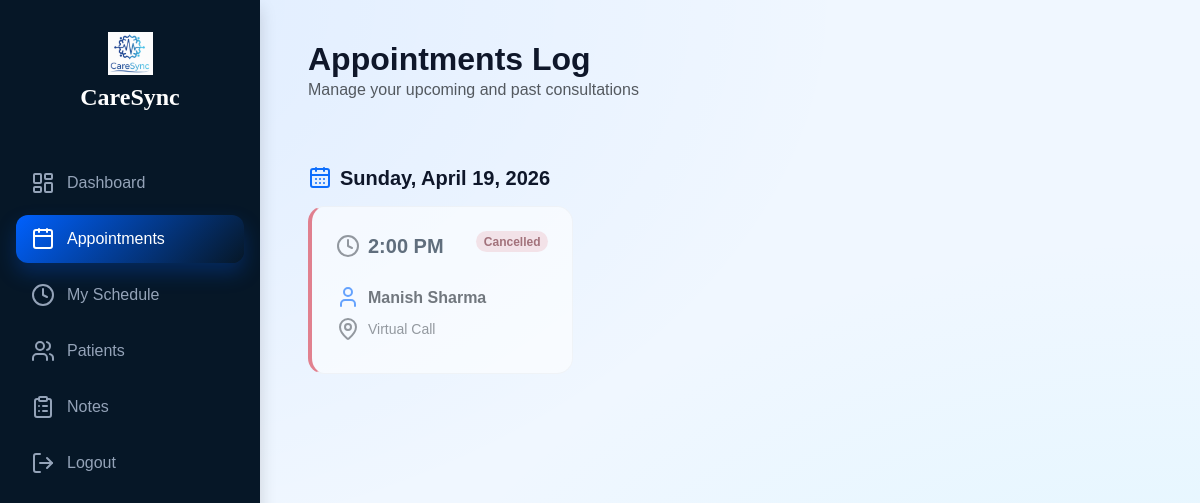
Screenshot of /appointment_scheduling/appointments.php (signed in) with the database file from the repository.
### tables this page shows
CREATE TABLE `appointments` (
  `id` int(11) NOT NULL,
  `patient_code` int(11) NOT NULL COMMENT 'References users.id where role=patient',
  `doctor_code` int(11) NOT NULL COMMENT 'References users.id where role=doctor',
  `slot_id` int(11) DEFAULT NULL,
  `reason` text DEFAULT NULL,
  `start_time` datetime DEFAULT NULL,
  `end_time` datetime DEFAULT NULL,
  `location` varchar(100) DEFAULT NULL,
  `status` varchar(20) DEFAULT 'confirmed',
  `created_at` timestamp NOT NULL DEFAULT current_timestamp(),
  `updated_at` timestamp NOT NULL DEFAULT current_timestamp() ON UPDATE current_timestamp()
);

CREATE TABLE `time_slots` (
  `id` int(11) NOT NULL,
  `doctor_code` int(11) NOT NULL COMMENT 'References users.id where role=doctor',
  `start_time` datetime NOT NULL,
  `end_time` datetime NOT NULL,
  `status` varchar(20) DEFAULT 'available',
  `location` varchar(100) DEFAULT NULL,
  `capacity` int(11) DEFAULT 1,
  `booked_count` int(11) DEFAULT 0
);

CREATE TABLE `users` (
  `id` int(11) NOT NULL,
  `name` varchar(50) NOT NULL,
  `email` varchar(50) NOT NULL,
  `password` varchar(255) NOT NULL,
  `role` varchar(50) NOT NULL,
  `reset_token` varchar(255) DEFAULT NULL,
  `token_expiry` datetime DEFAULT NULL,
  `patient_code` varchar(20) DEFAULT NULL,
  `doctor_code` varchar(20) DEFAULT NULL,
  `attendee_code` varchar(50) DEFAULT NULL
);

### appointment_scheduling/appointments.php (the view, shortened to what this page needs)
<?php
require_once '../dbconnect.php';
if (!function_exists('connectDB')) {
    function connectDB() {
        global $conn;
        return $conn;
    }
}
$conn = connectDB();
$user_id = $_SESSION['user_id'];
$role = $_SESSION['role'];
$appointments = [];
try {
    if ($role === 'doctor') {
        $query = "SELECT a.id, a.status, a.patient_code, a.reason, a.slot_id, u.name as username, t.start_time, t.end_time, t.location, t.doctor_code
            FROM appointments a JOIN time_slots t ON a.slot_id = t.id JOIN users u ON a.patient_code = u.id
            WHERE t.doctor_code = ? ORDER BY t.start_time DESC LIMIT 50";
    } else {
        $query = "SELECT a.id, a.status, a.patient_code, a.reason, a.slot_id, u.name as username, t.start_time, t.end_time, t.location, t.doctor_code
            FROM appointments a JOIN time_slots t ON a.slot_id = t.id JOIN users u ON t.doctor_code = u.id
            WHERE a.patient_code = ? ORDER BY t.start_time DESC LIMIT 50";
    }
    $stmt = $conn->prepare($query);
    $stmt->bind_param("i", $user_id);
    $stmt->execute();
    $result = $stmt->get_result();
    while ($row = $result->fetch_assoc()) {
        $date = date('Y-m-d', strtotime($row['start_time']));
        $appointments[$date][] = $row;
    }
} catch (Exception $e) {
    $error_message = "Error fetching appointments: " . $e->getMessage();
}
?>
<!DOCTYPE html>
<html lang="en">
<head>
    <link rel="stylesheet" href="../Bootstrap/bootstrap.min.css">
    <link rel="stylesheet" href="../styles/<?php echo $role === 'doctor' ? 'doctor' : 'patient'; ?>_dashboard.css?v=<?php echo time(); ?>">
</head>
<body>
    <div class="sidebar shadow">
        <div class="text-center mb-5">
            <img src="../Assets/CareSyncLogo.png" width="45" alt="Logo">
            <h4 class="text-white fw-bold mt-2" style="font-family: 'Custom';">CareSync</h4>
        </div>
        <nav class="nav flex-column">
        <?php if ($role === 'doctor'): ?>
            <a class="nav-link" href="../Doctor/doctor_dashboard.php"><i data-lucide="layout-dashboard"></i> <span>Dashboard</span></a>
            <a class="nav-link active" href="appointments.php"><i data-lucide="calendar"></i> <span>Appointments</span></a>
            <a class="nav-link" href="../Doctor/manage_schedule.php"><i data-lucide="clock"></i> <span>My Schedule</span></a>
            <a class="nav-link" href="#"><i data-lucide="users"></i> <span>Patients</span></a>
            <a class="nav-link" href="#"><i data-lucide="clipboard-list"></i> <span>Notes</span></a>
        <?php endif; ?>
        </nav>
        <a href="../logout.php" class="nav-link logout-link mt-auto">
            <i data-lucide="log-out"></i> <span>Logout</span>
        </a>
    </div>
    <div class="main-content">
        <div class="d-flex justify-content-between align-items-center mb-5">
            <div>
                <h2 class="fw-bold mb-0">Appointments Log</h2>
                <p class="text-muted">Manage your upcoming and past consultations</p>
            </div>
        </div>
        <?php if (empty($appointments)): ?>
            <div class="text-center py-5 opacity-50">
                <i data-lucide="calendar-x" size="64" class="mb-3 text-muted"></i>
                <h4>No appointments found</h4>
                <p>You have no scheduled history yet.</p>
            </div>
        <?php else: ?>
            <?php foreach ($appointments as $date => $day_apts): ?>
                <div class="mb-5">
                    <h5 class="fw-bold mb-3 d-flex align-items-center gap-2">
                        <i data-lucide="calendar-days" class="text-primary"></i> <?php echo date('l, F j, Y', strtotime($date)); ?>
                    </h5>
                    <div class="row g-4">
                        <?php foreach ($day_apts as $apt): ?>
                            <div class="col-md-6 col-lg-4">
                                <div class="slot-card <?php echo strtolower($apt['status']); ?>" id="apt-card-<?php echo $apt['id']; ?>">
                                    <div class="d-flex justify-content-between align-items-start mb-3">
                                        <div class="slot-time">
                                            <i data-lucide="clock" size="20" class="text-muted"></i>
                                            <?php echo date('g:i A', strtotime($apt['start_time'])); ?>
                                        </div>
                                        <span class="badge rounded-pill <?php echo strtolower($apt['status']); ?>" id="status-badge-<?php echo $apt['id']; ?>">
                                            <?php echo ucfirst($apt['status']); ?>
                                        </span>
                                    </div>
                                    <div class="slot-detail fw-bold h6 text-dark mt-2">
                                        <i data-lucide="user" size="18" class="text-primary"></i>
                                        <?php echo $role === 'doctor' ? $apt['username'] : 'Dr. ' . htmlspecialchars($apt['username']); ?>
                                    </div>
                                    <div class="slot-detail small text-muted">
                                        <i data-lucide="map-pin" size="16"></i> <?php echo htmlspecialchars($apt['location']); ?>
                                    </div>
                                </div>
                            </div>
                        <?php endforeach; ?>
                    </div>
                </div>
            <?php endforeach; ?>
        <?php endif; ?>
    </div>
</body>
</html>

### styles/doctor_dashboard.css (style rules this page uses)
:root { --primary-blue: #0061ff; --primary-dark: #004dc6; --accent: #60efff; --sidebar-bg: #061727; --blue-gradient: linear-gradient(135deg, var(--primary-blue) 0%, var(--sidebar-bg) 100%); --glass-bg: rgba(255, 255, 255, 0.75); --glass-border: rgba(255, 255, 255, 0.5); --text-main: #0f172a; --text-muted: #94a3b8; }
body { background: #f0f7ff; background-image: radial-gradient(at 0% 0%, rgba(0, 97, 255, 0.08) 0px, transparent 50%), radial-gradient(at 100% 100%, rgba(96, 239, 255, 0.12) 0px, transparent 50%); font-family: 'PlusJakartaSans', sans-serif; color: var(--text-main); min-height: 100vh; margin: 0; }
.sidebar { width: 260px; background: var(--sidebar-bg); height: 100vh; position: fixed; left: 0; top: 0; padding: 2rem 1rem; z-index: 1000; }
.sidebar .nav-link { color: var(--text-muted); padding: 12px 15px; border-radius: 12px; margin-bottom: 8px; display: flex; align-items: center; gap: 12px; transition: all 0.3s ease; text-decoration: none; }
.sidebar .nav-link.active { background: var(--blue-gradient); box-shadow: 0 10px 20px rgba(0, 97, 255, 0.25); color: #fff !important; }
.main-content { margin-left: 260px; padding: 2.5rem 3rem; }

### appointment_scheduling/appointments.php (style rules this page uses)
.slot-card { background: rgba(255, 255, 255, 0.9); border-radius: 16px; padding: 1.5rem; transition: 0.3s; border: 1px solid rgba(0,0,0,0.05); height: 100%; }
.slot-card.cancelled { opacity: 0.6; border-left: 4px solid #dc3545; }
.slot-time { font-size: 1.25rem; font-weight: bold; color: #061727; margin-bottom: 0.5rem; display: flex; align-items: center; gap: 8px; }
.slot-detail { color: #64748b; margin-bottom: 0.5rem; display: flex; align-items: center; gap: 8px; }
.badge.cancelled { background-color: #f8d7da; color: #721c24; }

### rows the page displays
appointments: time_slots.start_time "Sunday, April 19, 2026", time_slots.start_time "2:00 PM", status "Cancelled", users.name "Manish Sharma", time_slots.location "Virtual Call"
